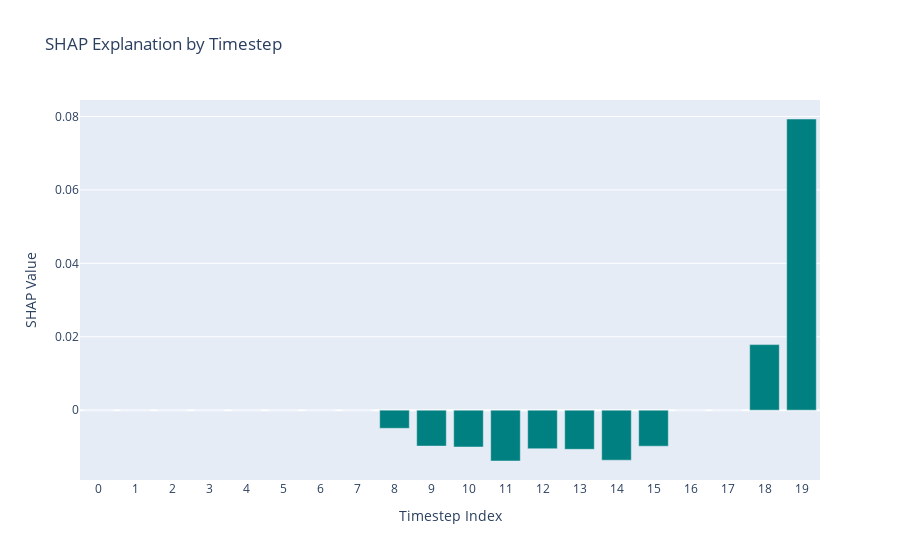

The notebook cell this image was saved under:
### Markdown cell above
##### Local Explanation

### Code cell
# Example: Plot the SHAP values for a single test sample - Local Explanation

# Select one test sample using the SHAP sampler
test_sample = shap.sample(X_test_flat, 1)  # returns a 2D array (1, 20)

# Compute the SHAP values for the sample using the previously defined explainer_shap
shap_values = explainer_shap.shap_values(test_sample)

# Assuming shap_values[0] is a (20, 1) array for a regression output; flatten it to get a 1D array of length 20.
shap_first = shap_values[0].flatten()

# Create a DataFrame for plotting, with a numeric timestep index.
df_shap = pd.DataFrame({
    "timestep_index": np.arange(len(shap_first)),
    "shap_value": shap_first
})

# Create a Plotly bar plot similar to the LIME bar plot.
fig = go.Figure(data=go.Bar(
    x=df_shap["timestep_index"],
    y=df_shap["shap_value"],
    marker_color="teal"  # you can choose any color you like
))
fig.update_layout(
    title="SHAP Explanation by Timestep",
    xaxis_title="Timestep Index",
    yaxis_title="SHAP Value",
    xaxis=dict(tickmode="linear", dtick=1)  # show every timestep
)
fig.show()

### Figure 1 — Plotly figure (JSON) as saved in the notebook; plotly's stock layout.template omitted (floating-point values rounded to 4 significant figures)
{"data": [{"marker": {"color": "teal"}, "type": "bar", "x": [0, 1, 2, 3, 4, 5, 6, 7, 8, 9, 10, 11, 12, 13, 14, 15, 16, 17, 18, 19], "y": [0, 0, 0, 0, 0, 0, 0, 0, -0.004945, -0.009788, -0.01004, -0.01385, -0.01051, -0.01066, -0.01363, -0.009818, 0, 0, 0.01786, 0.07932]}], "layout": {"title": {"text": "SHAP Explanation by Timestep"}, "xaxis": {"dtick": 1, "tickmode": "linear", "title": {"text": "Timestep Index"}}, "yaxis": {"title": {"text": "SHAP Value"}}}}
